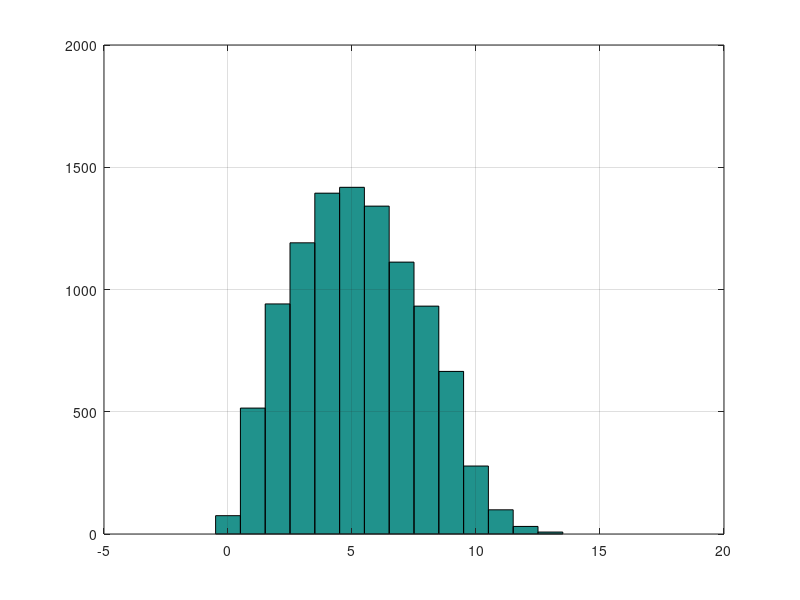
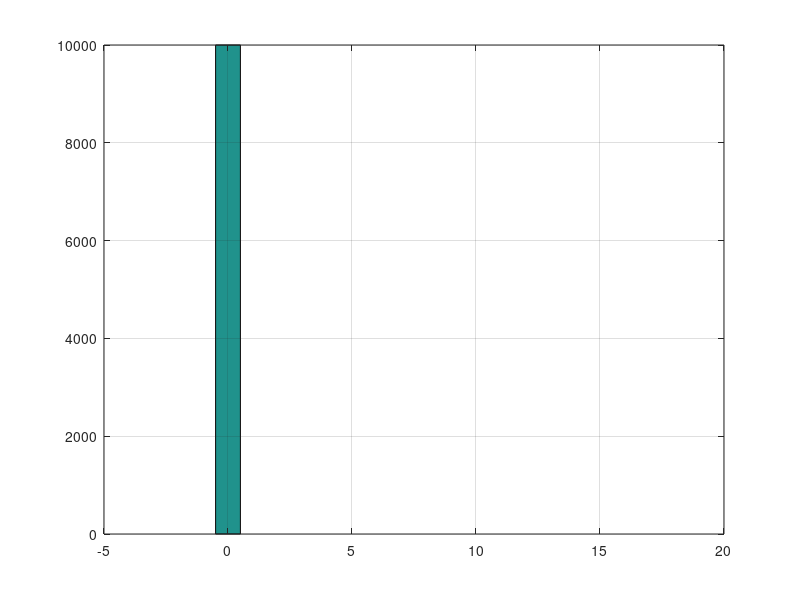

Reproduce these figures in MATLAB, in order.
clear all; close all;

Pt = 1; 
Gt = 1; 
Gr = 1; 
frequency = 2.4e9; 
c = 3e8; 
lambda = c / frequency; 

for n = 1:10000
        xy_Tx(n,:) = 10*rand(1,2); % generate 1x2 matrix between 0 and 10.
        xy_Rx(n,:) = 10*rand(1,2);
        d(n) = sqrt((xy_Tx(n, 1) - xy_Rx(n, 1))^2 + (xy_Tx(n, 2) - xy_Rx(n, 2))^2);
        Pr(n) = Pt * Gt * Gr / (4*pi*d(n) / lambda )^2;
end

[xy_Tx xy_Rx d']
figure(1) ; hist(d,0:1:15); grid on;
figure(2) ; hist(Pr,0:1:15); grid on;